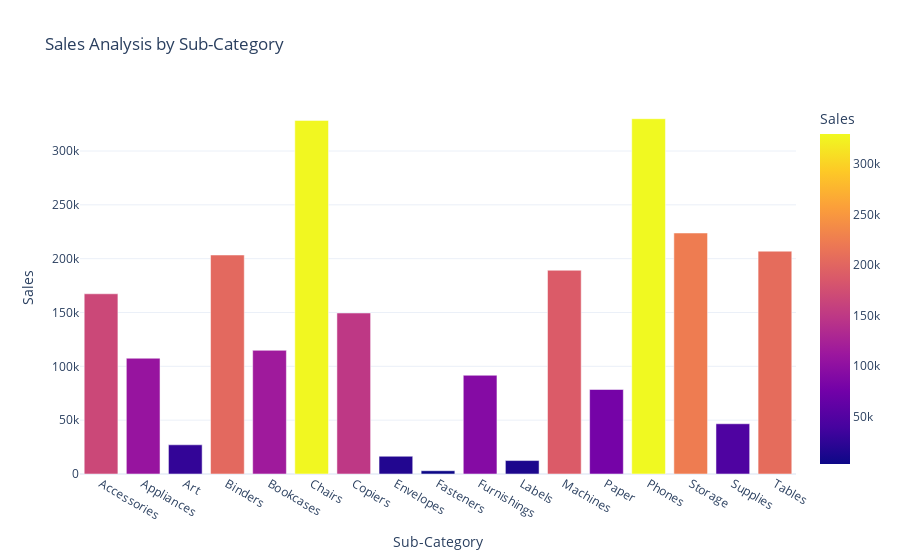

The cell this chart's notebook holds for it:
### Code cell
fig = px.bar(
    sales_by_sub_category,
    x='Sub-Category',
    y='Sales',
    title='Sales Analysis by Sub-Category',
    color='Sales'
)
fig.show()

### Figure 1 — Plotly figure (JSON) as saved in the notebook; plotly's stock layout.template omitted (floating-point values rounded to 4 significant figures)
{"data": [{"hovertemplate": "Sub-Category=%{x}<br>Sales=%{marker.color}<extra></extra>", "legendgroup": "", "marker": {"color": [167400.0, 107500.0, 27120.0, 203400.0, 114900.0, 328400.0, 149500.0, 16480.0, 3024.0, 91710.0, 12490.0, 189200.0, 78480.0, 330000.0, 223800.0, 46670.0, 207000.0], "coloraxis": "coloraxis", "pattern": {"shape": ""}}, "name": "", "orientation": "v", "showlegend": false, "textposition": "auto", "type": "bar", "x": ["Accessories", "Appliances", "Art", "Binders", "Bookcases", "Chairs", "Copiers", "Envelopes", "Fasteners", "Furnishings", "Labels", "Machines", "Paper", "Phones", "Storage", "Supplies", "Tables"], "xaxis": "x", "y": [167400.0, 107500.0, 27120.0, 203400.0, 114900.0, 328400.0, 149500.0, 16480.0, 3024.0, 91710.0, 12490.0, 189200.0, 78480.0, 330000.0, 223800.0, 46670.0, 207000.0], "yaxis": "y"}], "layout": {"barmode": "relative", "coloraxis": {"colorbar": {"title": {"text": "Sales"}}, "colorscale": [[0, "#0d0887"], [0.1111, "#46039f"], [0.2222, "#7201a8"], [0.3333, "#9c179e"], [0.4444, "#bd3786"], [0.5556, "#d8576b"], [0.6667, "#ed7953"], [0.7778, "#fb9f3a"], [0.8889, "#fdca26"], [1, "#f0f921"]]}, "legend": {"tracegroupgap": 0}, "title": {"text": "Sales Analysis by Sub-Category"}, "xaxis": {"anchor": "y", "domain": [0, 1], "title": {"text": "Sub-Category"}}, "yaxis": {"anchor": "x", "domain": [0, 1], "title": {"text": "Sales"}}}}
